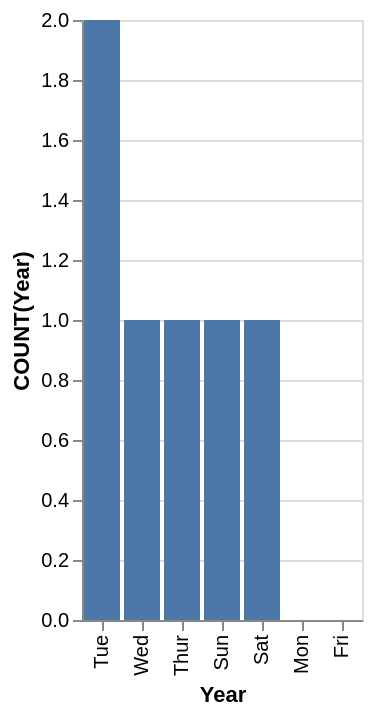

This figure's Vega-Lite source:
### Vega-Lite specification from a JSON file in a GitHub repository (floating-point values rounded to 4 significant figures)
{"data": {"values": [{"x_data": "Tue", "y_data": 2}, {"x_data": "Wed", "y_data": 1}, {"x_data": "Thur", "y_data": 1}, {"x_data": "Sun", "y_data": 1}, {"x_data": "Sat", "y_data": 1}, {"x_data": "Mon", "y_data": 0}, {"x_data": "Fri", "y_data": 0}]}, "mark": "bar", "encoding": {"x": {"field": "x_data", "type": "nominal", "title": "Year", "sort": {"op": "sum", "field": "y_data", "order": "descending"}}, "y": {"field": "y_data", "type": "quantitative", "title": "COUNT(Year)"}}}
